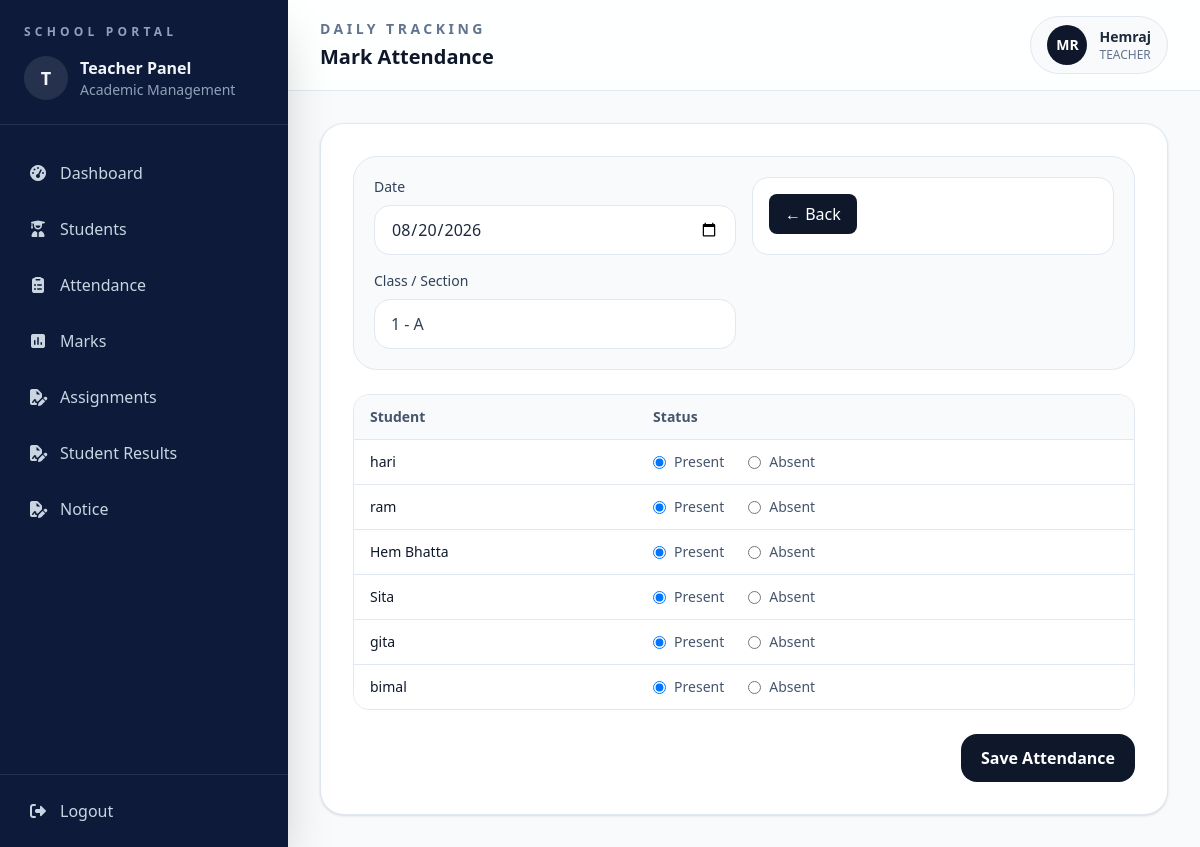
The app's page /attendance/mark/ (signed in) with its own data.
### accounts/models.py (models this page shows, shortened)
class User(AbstractUser):
    ROLE_CHOICES = (("ADMIN", "Admin"), ("TEACHER", "Teacher"))
    role = models.CharField(max_length=20, choices=ROLE_CHOICES, default="TEACHER")

### students/models.py (models this page shows, shortened)
class ClassRoom(models.Model):
    name = models.CharField(max_length=50)
    section = models.CharField(max_length=10)
    teacher = models.ForeignKey(
        User, on_delete=models.SET_NULL, null=True, limit_choices_to={"role": "TEACHER"}
    )

class Student(models.Model):
    name = models.CharField(max_length=50)
    classroom = models.ForeignKey(
        ClassRoom, on_delete=models.CASCADE, related_name="students"
    )
    address = models.TextField(blank=True, null=True)
    phone = models.CharField(max_length=10, blank=True)
    date_of_birth = models.DateField(default="2000-01-01")

### attendance/views.py (the view, shortened to what this page needs)
# urls.py: path("mark/",views.mark_attendance,name="mark-attendance"),
def mark_attendance(request):
    classroom = ClassRoom.objects.filter(teacher=request.user).first()
    if not classroom:
        messages.error(request, "No classroom assigned to you.")
        return redirect("dashboard")
    students = classroom.students.all()
    context = {
        "classroom": classroom,
        "students": students,
        "today": date.today(),
    }
    return render(
        request,
        "attendance/attendance_form.html",
        context,
    )

### attendance/templates/attendance/attendance_form.html (shortened to what this page needs)
{% extends 'base.html' %}
{% block page_label %}Daily Tracking{% endblock %}
{% block page_title %}Mark Attendance{% endblock %}
{% block content %}
<form method="post">
  <div class="space-y-6">
    <div class="rounded-3xl border border-slate-200 bg-slate-50 p-5">
      <div class="grid gap-4 md:grid-cols-2">
        <div>
          <label
            for="date"
            class="mb-2 block text-sm font-medium text-slate-700"
          >
            Date
          </label>
          <input
            id="date"
            name="date"
            type="date"
            value="{{ today|date:'Y-m-d' }}"
            class="w-full rounded-2xl border border-slate-200 bg-white px-4 py-3"
            required
          />
        </div>
      <div class="rounded-2xl border border-slate-200 bg-white p-4">
       <a href="{% url 'attendance' %}"
         class="inline-flex items-center gap-2 rounded-lg bg-slate-900 px-4 py-2 text-white hover:bg-slate-800">
              ← Back
        </a>
      </div>
        <div>
          <label
            for="section"
            class="mb-2 block text-sm font-medium text-slate-700"
          >
            Class / Section
          </label>
          <input
            id="section"
            type="text"
            value="{{ classroom.name }} - {{ classroom.section }}"
            readonly
            class="w-full rounded-2xl border border-slate-200 bg-white px-4 py-3 text-slate-700"
          />
        </div>
      </div>
    </div>
    <div class="overflow-hidden rounded-2xl border border-slate-200">
      <table class="min-w-full divide-y divide-slate-200 text-left text-sm">
        <thead class="bg-slate-50 text-slate-600">
          <tr>
            <th class="px-4 py-3 font-semibold">Student</th>
            <th class="px-4 py-3 font-semibold">Status</th>
          </tr>
        </thead>
        <tbody class="divide-y divide-slate-200 bg-white">
          {% for student in students %}
          <tr>
            <td class="px-4 py-3 font-medium text-slate-900">
              {{ student.name }}
            </td>
            <td class="px-4 py-3">
              <div class="flex gap-6">
                <label class="flex items-center gap-2 text-sm text-slate-600">
                  <input
                    type="radio"
                    name="student_{{ student.id }}"
                    value="PRESENT"
                    checked
                  />
                  Present
                </label>
                <label class="flex items-center gap-2 text-sm text-slate-600">
                  <input
                    type="radio"
                    name="student_{{ student.id }}"
                    value="ABSENT"
                  />
                  Absent
                </label>
              </div>
            </td>
          </tr>
          {% empty %}
          <tr>
            <td colspan="2" class="px-4 py-8 text-center text-slate-500">
              No students found in your assigned class.
            </td>
          </tr>
          {% endfor %}
        </tbody>
      </table>
    </div>
    <div class="flex justify-end">
      <button
        type="submit"
        class="rounded-2xl bg-slate-900 px-5 py-3 font-semibold text-white transition hover:bg-slate-800"
      >
        Save Attendance
      </button>
    </div>
  </div>
</form>
{% endblock %}

### templates/base.html (shortened to what this page needs)
{% load static %}
<!doctype html>
<html lang="en">
<head>
<script src="https://cdn.jsdelivr.net/npm/@tailwindcss/browser@4"></script>
<link rel="stylesheet"
      href="https://cdnjs.cloudflare.com/ajax/libs/font-awesome/7.0.1/css/all.min.css"
 />
</head>
<body class="bg-slate-50 text-slate-800">
<div class="min-h-screen bg-slate-50">
  {% include 'sidebar.html' %}
  <div class="min-h-screen lg:ml-72">
    <header class="border-b border-slate-200 bg-white/90 px-4 py-4 sm:px-6 lg:px-8">
      <div class="flex flex-col gap-4 sm:flex-row sm:items-center sm:justify-between">
        <div>
          <p class="text-sm font-semibold uppercase tracking-[0.25em] text-slate-500">
            {% block page_label %}{% endblock %}
          </p>
          <h1 class="mt-1 text-xl font-semibold text-slate-900">
            {% block page_title %}{% endblock %}
          </h1>
        </div>
        <div class="flex items-center gap-3 rounded-full border border-slate-200 bg-slate-50 px-4 py-2">
          <div class="flex h-10 w-10 items-center justify-center rounded-full bg-slate-900 text-sm font-semibold text-white">
            MR
          </div>
          <div>
            <p class="text-sm font-semibold text-slate-800">
              {{ request.user.username|capfirst }}
            </p>
            <p class="text-xs text-slate-500">
              {{ request.user.role|capfirst }}
            </p>
          </div>
        </div>
      </div>
    </header>
    <main class="p-4 sm:p-6 lg:p-8">
      <div class="rounded-3xl border border-slate-200 bg-white p-4 shadow-sm sm:p-6 lg:p-8">
        {% block content %}
        {% endblock content %}
      </div>
    </main>
  </div>
</div>
</body>
</html>

### records on screen
User: user.username "Hemraj", user.role "TEACHER"
ClassRoom: name "1 - A"
Student: name "hari"
Student: name "ram"
Student: name "Hem Bhatta"
Student: name "Sita"
Student: name "gita"
Student: name "bimal"
